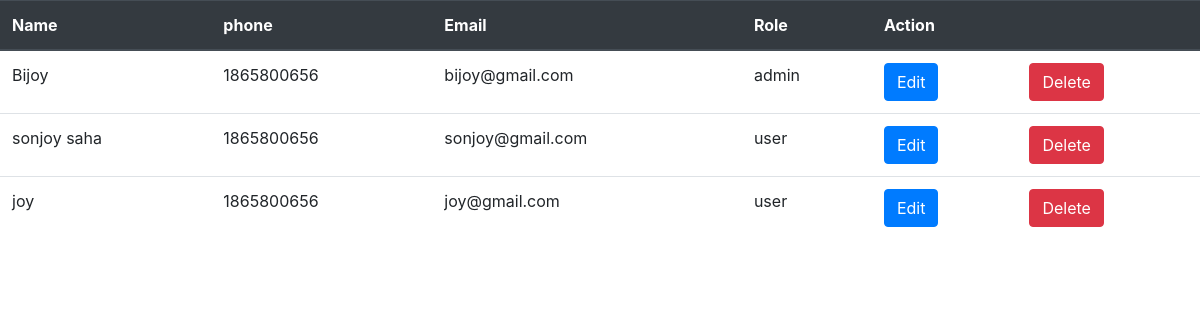
The app's page /admin/user-index.php, older data.
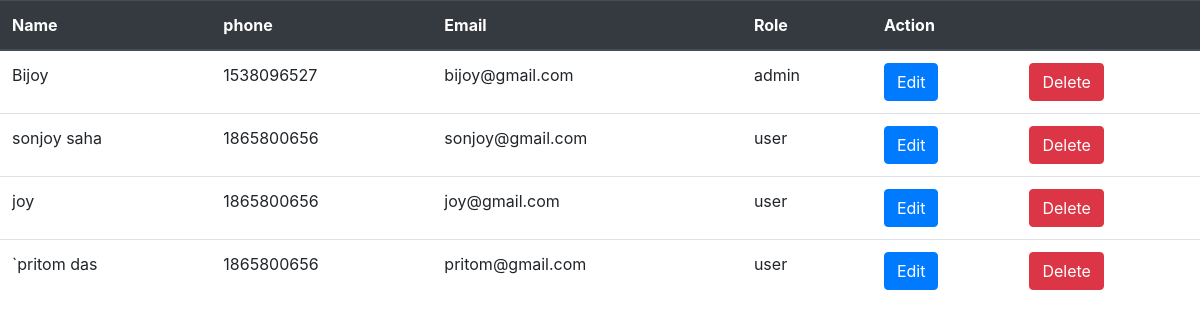
The same page, newer data.
### tables this page shows
CREATE TABLE `users` (
  `id` int(11) NOT NULL,
  `name` varchar(100) NOT NULL,
  `number` int(11) NOT NULL,
  `email` varchar(50) NOT NULL,
  `password` varchar(50) NOT NULL,
  `roles_id` int(11) DEFAULT NULL
);

CREATE TABLE `roles` (
  `id` int(11) NOT NULL,
  `name` varchar(15) NOT NULL,
  `code` varchar(11) NOT NULL,
  `description` varchar(100) NOT NULL
);

### admin/user-index.php (the view, shortened to what this page needs)
<?php
require_once '../partial/header.php';
require_once '../config/db.php';
$query= "select users.*, roles.name as role_name from users inner join roles on users.roles_id = roles.id";
$user= $con->query($query);
?>
<table class="table">
  <thead class="thead-dark">
    <tr>
      <th scope="col">Name</th>
      <th scope="col">phone</th>
      <th scope="col">Email</th>
      <th scope="col">Role</th>
      <th scope="col " colspan="2">Action</th>
    </tr>
  </thead>
  <tbody>
    <?php while($row= $user->fetch_assoc()) { ?>
    <tr>
      <td> <?php echo $row["name"]; ?> </td>
      <td> <?php echo $row["number"]; ?> </td>
      <td> <?php echo $row["email"]; ?> </td>
      <td> <?php echo $row["role_name"]; ?> </td>
      <td> <a class="btn btn-primary" href="user-edit.php?id=<?php echo $row["id"]; ?> ">Edit</a> </td>
      <td> <a class="btn btn-danger" href="user-delete.php?id=<?php echo $row["id"]; ?>"> Delete</a> </td>
    </tr>
    <?php } ?>
  </tbody>
</table>

Row changes from the older to the newer data that the page shows:
changed users "Bijoy": number "1865800656" → "1538096527"
added users: name "`pritom das", number "1865800656", email "pritom@gmail.com", roles.name "user"
